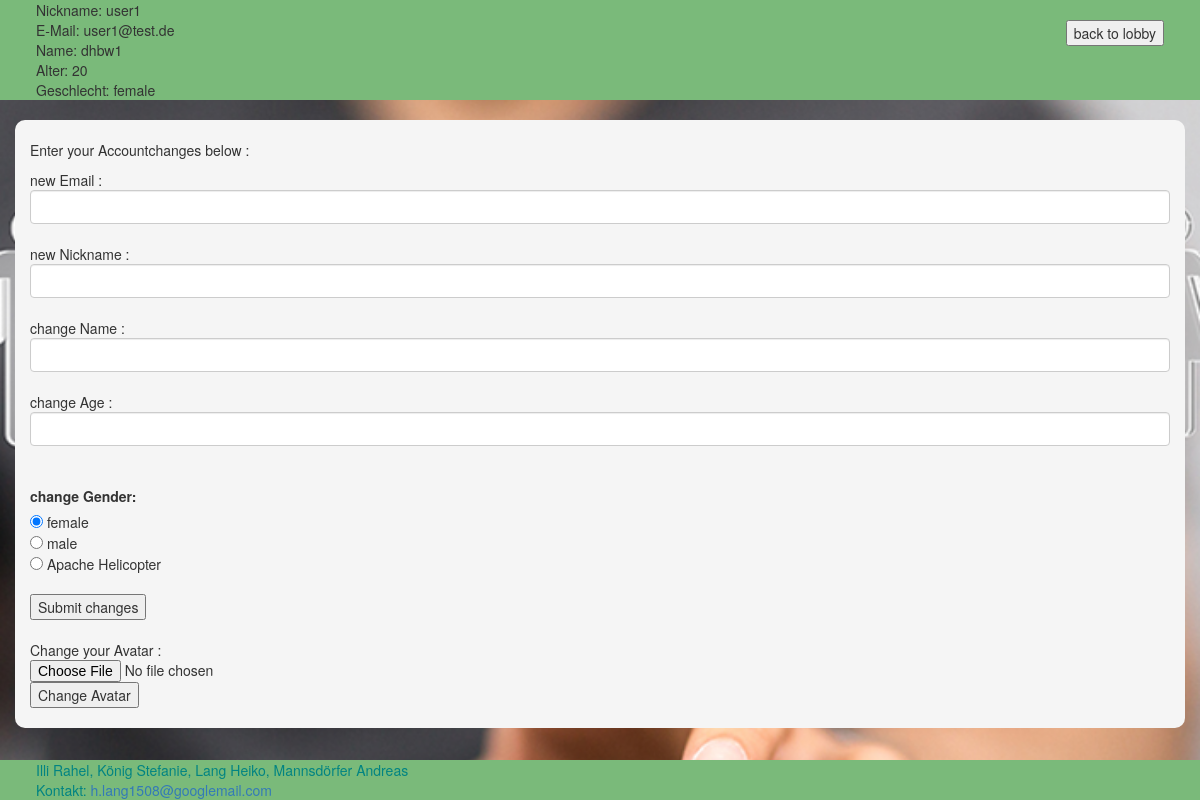
The page /production/accountmanagement.php (signed in) on the database as committed earlier.
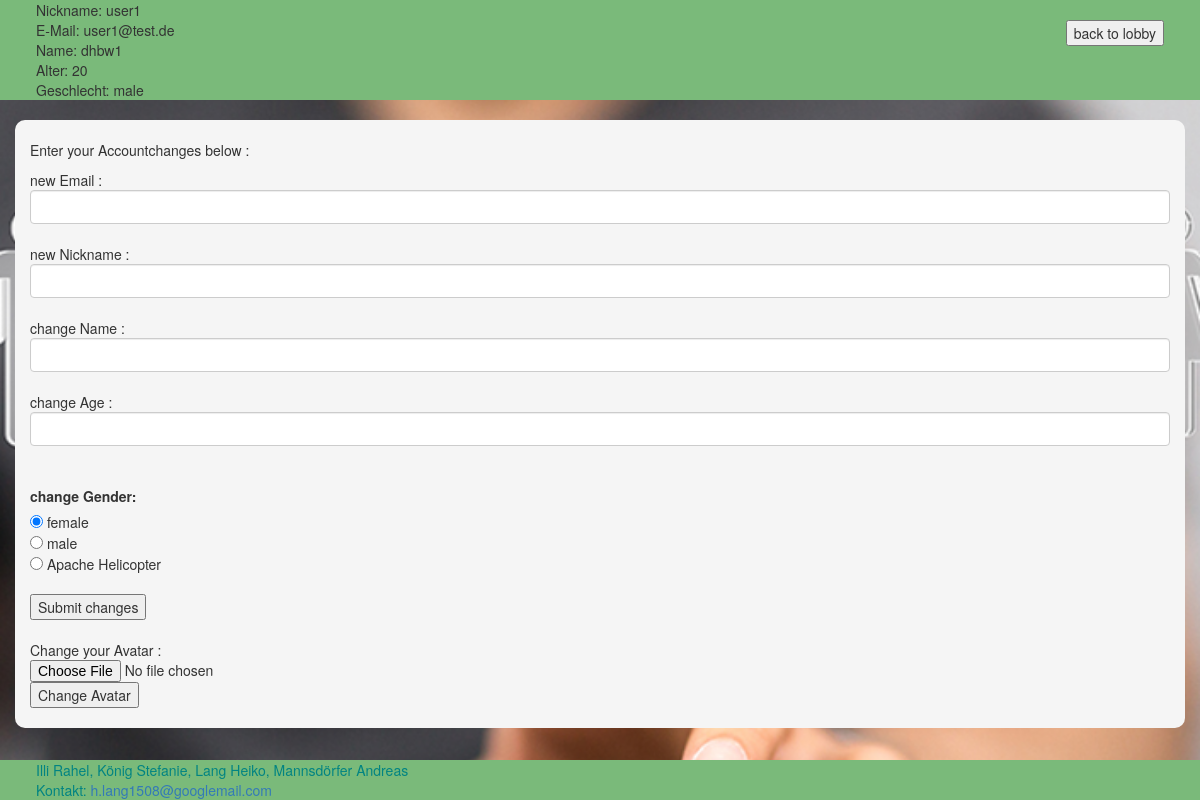
The same page on the database as committed later.
### tables this page shows
CREATE TABLE `users` (
  `id` int(10) NOT NULL,
  `nickname` varchar(100) NOT NULL,
  `avatarid` int(255) NOT NULL,
  `username` varchar(100) NOT NULL,
  `mail` varchar(100) NOT NULL,
  `password` varchar(200) NOT NULL,
  `useralter` int(11) NOT NULL,
  `geschlecht` varchar(255) NOT NULL,
  `challenge` varchar(100) NOT NULL,
  `confirmed` tinyint(1) NOT NULL
);

### production/logic/changes.php (called while the page is built, shortened)
<?php
require('datenbank.php');
require('userdata.php');
?>

### production/logic/userdata.php (the view, shortened to what this page needs)
<?php
    require('datenbank.php');
    $user = $_SESSION['userid'];
    $statement = $my_db->prepare("SELECT * FROM users WHERE id = ?");
    $statement->bind_param('i', $user);
    $statement->execute();
    $result = $statement->get_result();
    $userload = $result->fetch_assoc();
    echo "<div id=userdata>";
    echo "Nickname: " . $userload['nickname'] . "<br>";
    echo "E-Mail: " . $userload['mail'] . "<br>";
    echo "Name: " . $userload['username'] . "<br>";
    echo "Alter: " . $userload['useralter'] . "<br>";
    echo "Geschlecht: " . $userload['geschlecht'] . "<br>";
    echo "</div>";
    echo "<br>";
?>

### production/accountmanagement.php (shortened to what this page needs)
<!DOCTYPE html>
<html lang="en">
<head>
    <link rel="stylesheet" href="css/bootstrap-3.3.7/css/bootstrap.min.css">
    <link rel="stylesheet" href="css/styles.css">
</head>
<body onload="mail();">
<div id="accountheader">
    <?php
        require('logic/changes.php');
        if ($showFormular = true) {
    ?>
    <div>
        <br>
        <form action="lobby.php" style="text-align: right; padding-right: 3%">
            <input type="submit" value="back to lobby">
        </form>
    </div>
</div>
        <br>
        <div class="container">
            <div id="changes">
                <div id="datachanges">
                    <br>
                    <p>Enter your Accountchanges below :</p>
                    <form action="logic/changes.php?change=1" method="post">
                        new Email : <input type="email" size="40" maxlength="250" name="changedmail" class="form-control"><br>
                        new Nickname : <input type="text" size="40" maxlength="250" name="changednick" class="form-control"><br>
                        change Name : <input type="text" size="40" maxlength="250" name="changedname" class="form-control"><br>
                        change Age : <input type="text" size="40" maxlength="250" name="changedalter" class="form-control"><br>
                        <br>
                        <label>change Gender:</label>
                        <br>
                        <input type="radio" checked="checked" name="changedgender" value="female"> female<br>
                        <input type="radio" name="changedgender" value="male"> male<br>
                        <input type="radio" name="changedgender" value="apache helicopter"> Apache Helicopter<br>
                        <br>
                        <input type="submit" value="Submit changes">
                    </form>
                </div>
                <br>
                <div id="avatarchanges">
                    <form action="logic/changes.php?changeavatar=1" method="post" enctype='multipart/form-data'>
                        Change your Avatar : <input type="file" size="50" name="changedavatar">
                        <input type="submit" value="Change Avatar">
                    </form>
                </div>
                <br>
            </div>
        </div>
    <?php
}
?>
<br><br>
<?php
require("impressum.php");
?>
</body>
</html>

### production/impressum.php (shortened to what this page needs)
<footer class="footer navbar-fixed-bottom">
    <div id="impressum">
        Illi Rahel, König Stefanie, Lang Heiko, Mannsdörfer Andreas<br>
        Kontakt:
    </div>
</footer>

### production/css/styles.css (style rules this page uses)
#impressum { color: #028482; background-color: #7ABA7A; padding-left: 3%; }
html { background: url(../bilder/wallpaper.jpg) no-repeat center center fixed; -webkit-background-size: cover; -moz-background-size: cover; -o-background-size: cover; background-size: cover; }
body { background-color: rgba(0,0,0,0); }
.container { background: whitesmoke; border-radius: 10px; }
#accountheader { display: flex; flex-direction: row; justify-content: space-between; background-color: #7ABA7A; padding-left: 3%; padding-right: 3%; }

Rows that differ between the two databases and show on the page:
changed users "user1": geschlecht "female" → "male"
